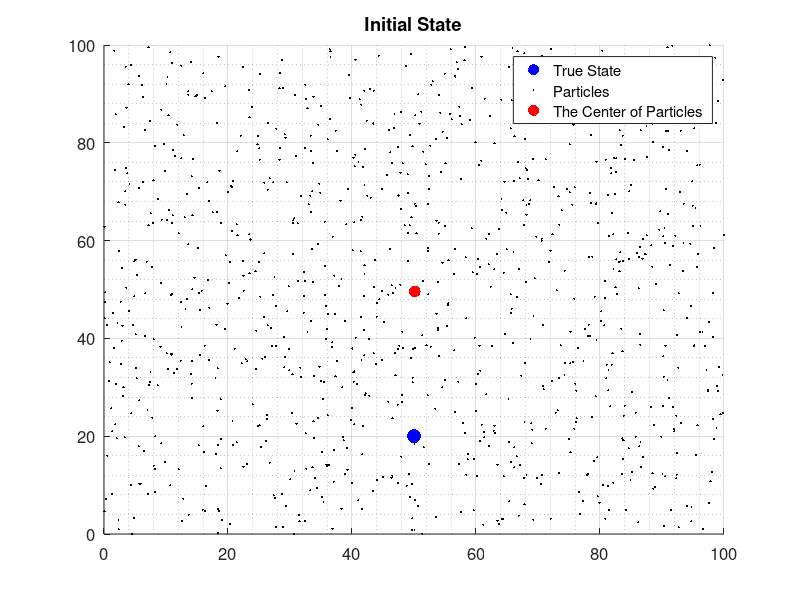
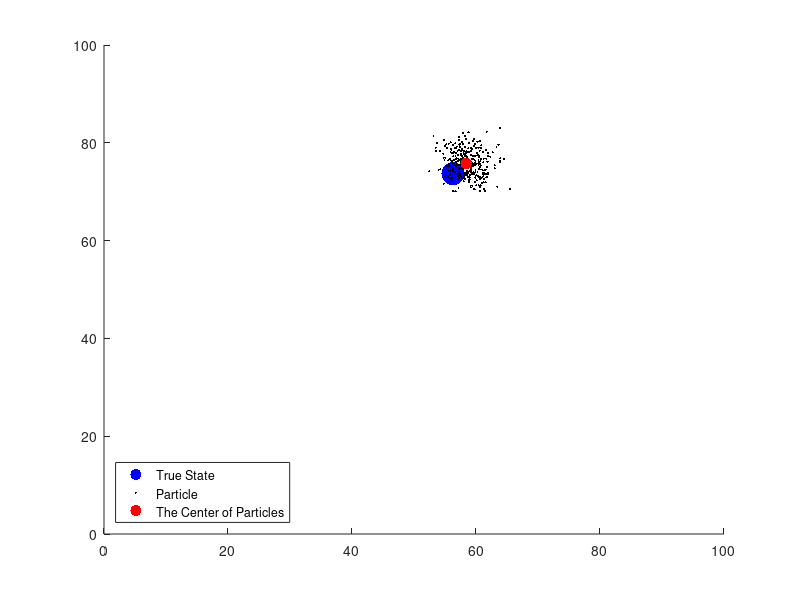
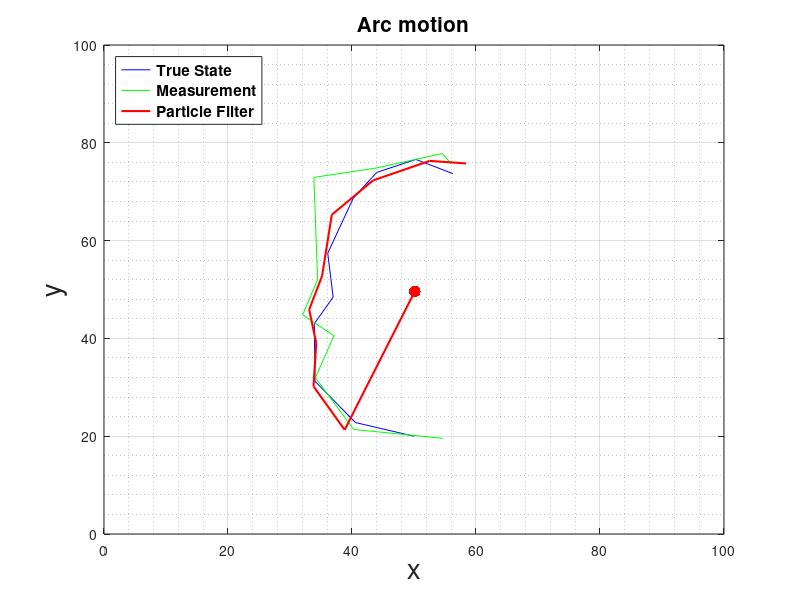
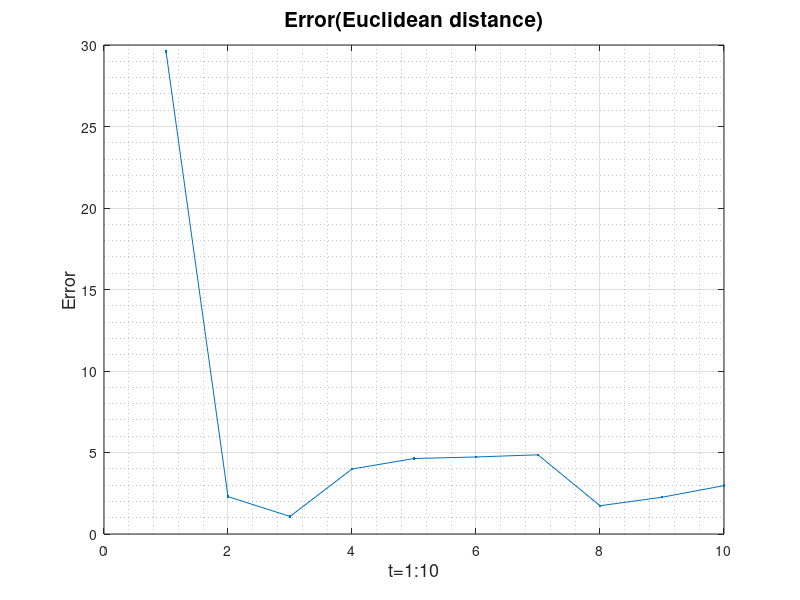

Source code (MATLAB) for these figures, in order:
N = 1000;   
Q = 5;      
R = 10;      
T = 10;     
theta = pi/T;       
distance = 80/T;    
WorldSize = 100;    
X = zeros(2, T);    
Z = zeros(2, T);    
P = zeros(2, N);    
PCenter = zeros(2, T);  
w = zeros(N, 1);         
err = zeros(1,T);    
X(:, 1) = [50; 20];     
Z(:, 1) = [50; 20] + wgn(2, 1, 10*log10(R));    

for i = 1 : N
    P(:, i) = [WorldSize*rand; WorldSize*rand];
    dist = norm(P(:, i)-Z(:, 1));     
    w(i) = (1 / sqrt(R) / sqrt(2 * pi)) * exp(-(dist)^2 / 2 / R); 
end
PCenter(:, 1) = sum(P, 2) / N; 
%%
err(1) = norm(X(:, 1) - PCenter(:, 1));
figure(1),clf,
set(gca,'FontSize',12);
hold on
plot(X(1, 1), X(2, 1), 'b.', 'markersize',30)  
axis([0 100 0 100]);
plot(P(1, :), P(2, :), 'k.', 'markersize',5);   
plot(PCenter(1, 1), PCenter(2, 1), 'r.', 'markersize',25); 
legend('True State', 'Particles', 'The Center of Particles');
title('Initial State');
hold off
grid on
grid minor
%%
for k = 2 : T
    X(:, k) = X(:, k-1) + distance * [(-cos(k * theta)); sin(k * theta)] + wgn(2, 1, 10*log10(Q));     
    Z(:, k) = X(:, k) + wgn(2, 1, 10*log10(R));    
   
    for i = 1 : N
        P(:, i) = P(:, i) + distance * [-cos(k * theta); sin(k * theta)] + wgn(2, 1, 10*log10(Q));
        dist = norm(P(:, i)-Z(:, k));     
        w(i) = (1 / sqrt(R) / sqrt(2 * pi)) * exp(-(dist)^2 / 2 / R); 
    end

    wsum = sum(w);
    for i = 1 : N
        w(i) = w(i) / wsum;
    end
   
    for i = 1 : N
        wmax = 2 * max(w) * rand; 
        index = randi(N, 1);
        while(wmax > w(index))
            wmax = wmax - w(index);
            index = index + 1;
            if index > N
                index = 1;
            end          
        end
        P(:, i) = P(:, index);     
    end
   
    PCenter(:, k) = sum(P, 2) / N;    
   
    err(k) = norm(X(:, k) - PCenter(:, k));   
   
    figure(2),clf,
    set(gca,'FontSize',12);
    clf;
    hold on
    plot(X(1, k), X(2, k), 'b.', 'markersize',50); 
    axis([0 100 0 100]);
    plot(P(1, :), P(2, :), 'k.', 'markersize',5);  
    plot(PCenter(1, k), PCenter(2, k), 'r.', 'markersize',25);
    legend('True State', 'Particle', 'The Center of Particles','Location','southwest');
    hold off
    pause(0.1);
end
 
%%
figure(3),clf,
set(gca,'FontSize',12);
plot(X(1,:), X(2,:), 'b', Z(1,:), Z(2,:), 'g', PCenter(1,:), PCenter(2,:), 'r-','LineWidth',1.5);
hold on
plot(PCenter(1,1),PCenter(2,1),'r.','markersize',25);
axis([0 100 0 100]);
legend({'True State', 'Measurement', 'Particle Filter'},...
    'Location','northwest','FontSize',11,'FontWeight','bold');
xlabel('x', 'FontSize', 20); ylabel('y', 'FontSize', 20);
title('Arc motion', 'FontSize', 15);
hold off
grid on
grid minor
%%
figure(4),clf
set(gca,'FontSize',12);
plot(err,'.-');
xlabel('t=1:10', 'FontSize', 13);
ylabel('Error', 'FontSize', 13);
title('Error(Euclidean distance)', 'FontSize', 15);
grid on
grid minor

